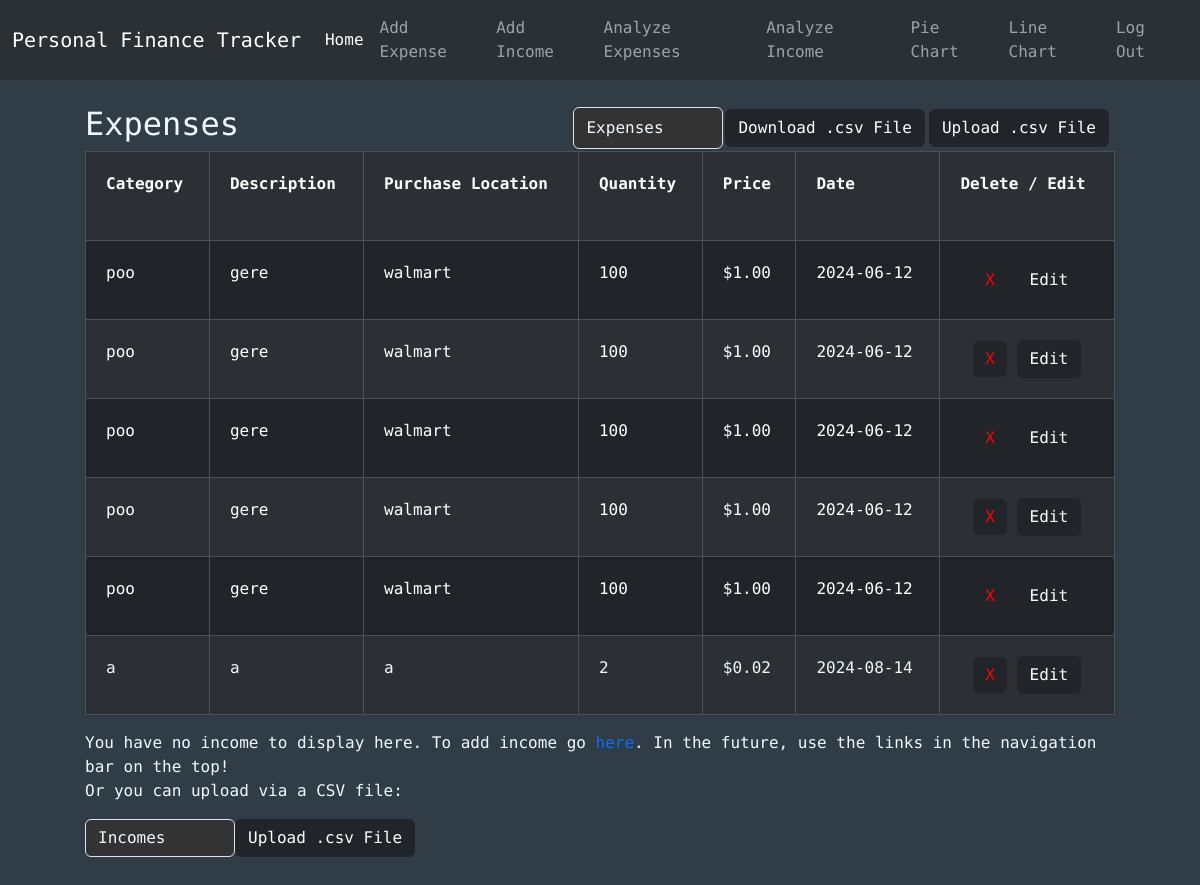
Page / (signed in) on the earlier database version.
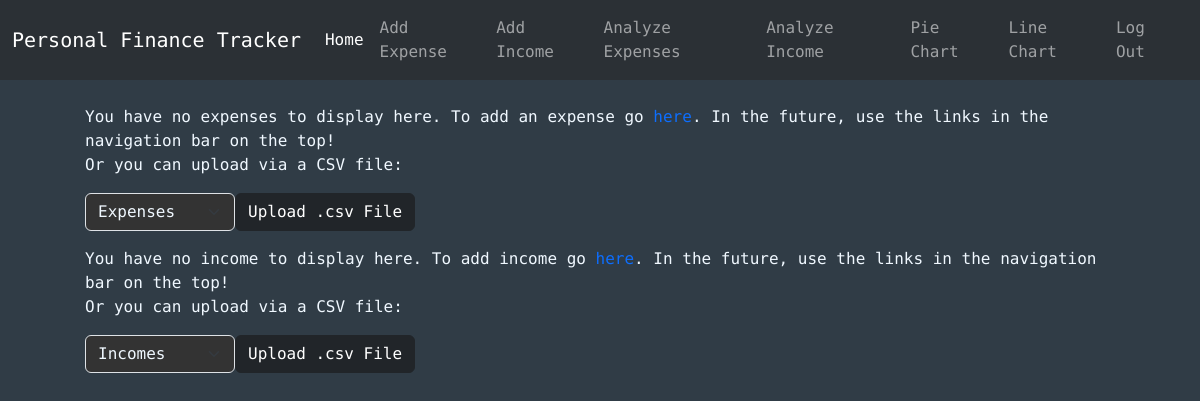
Same page on the later database version.
### tables this page shows
CREATE TABLE expenses (id INTEGER PRIMARY KEY, user_id INTEGER NOT NULL, category TEXT, description TEXT, purchaseLocation TEXT, quantity INTEGER NOT NULL, price NUMERIC NOT NULL, date TEXT NOT NULL, color TEXT, FOREIGN KEY (user_id) REFERENCES users(id));

### app.py (the view)
@app.route("/")
@login_required
def index():
    conn = get_db_connection()
    exps = conn.execute("SELECT * FROM expenses WHERE user_id = ? ORDER BY id DESC", (session["user_id"],)).fetchall()
    inc = conn.execute("SELECT * FROM incomes WHERE user_id = ? ORDER BY id DESC", (session["user_id"],)).fetchall()
    conn.close()
    return render_template("index.html", expenses=exps, incomes=inc)

### helpers.py (called while the page is built)
def login_required(f):
    @wraps(f)
    def decorated_function(*args, **kwargs):
        if session.get("user_id") is None:
            return redirect("/login")
        return f(*args, **kwargs)
    return decorated_function

def get_db_connection():
    conn = sqlite3.connect('database.db')
    conn.row_factory = sqlite3.Row
    return conn

### templates/index.html (shortened to what this page needs)
{% extends "layout.html" %} {% block title %}Main{% endblock %}
{% block body %}
<div class="cont center-horizontal" style="max-width: 1300px">
  {% if expenses -%}
  <div>
    <div
      style="
        display: flex;
        justify-content: space-between;
        align-items: center;
        flex-wrap: wrap;
      "
    >
      <h2>Expenses</h2>
      <div style="display: flex">
        <form
          id="uploadFormExpenses"
          enctype="multipart/form-data"
          method="POST"
          action="/uploadCsv"
          style="display: flex; flex-wrap: wrap"
        >
          <select name="type" class="form-select" style="width: 150px">
            <option value="expenses" selected>Expenses</option>
          </select>
          <button
            type="submit"
            formaction="/downloadCsv"
            class="btn btn-dark btn-margin"
          >
            Download .csv File
          </button>
          <button
            type="button"
            class="btn btn-dark btn-margin"
            onclick="triggerFileInput('fileInputExpenses')"
          >
            Upload .csv File
          </button>
          <a href="/uploadInfo">
          </a>
        </form>
      </div>
    </div>
    <div class="table-responsive">
      <table class="table table-dark table-striped table-bordered table-hover">
        <tr>
          <th scope="col">Category</th>
          <th scope="col">Description</th>
          <th scope="col">Purchase Location</th>
          <th scope="col">Quantity</th>
          <th scope="col">Price</th>
          <th scope="col">Date</th>
          <th scope="col">
            Delete / Edit
            <br />
          </th>
        </tr>
        {% for expense in expenses %}
        <tr>
          <td style="color: {{expense['color']}}">{{ expense["category"] }}</td>
          <td style="color: {{expense['color']}}">
            {{ expense["description"] }}
          </td>
          <td style="color: {{expense['color']}}">
            {{ expense["purchaseLocation"] }}
          </td>
          <td style="color: {{expense['color']}}">{{ expense["quantity"] }}</td>
          <td style="color: {{expense['color']}}">
            {{ "$%.2f"| format(expense["price"]) }}
          </td>
          <td style="color: {{expense['color']}}">{{ expense["date"] }}</td>
          <td style="text-align: center">
            <form action="/delete" method="POST" style="display: inline-block">
              <button
                type="submit"
                class="delete-btn btn btn-dark"
                style="color: red; border: 0; text-align: center"
              >
                X
              </button>
            </form>
            <form action="/edit" method="POST" style="display: inline-block">
              <button type="submit" class="delete-btn btn btn-dark">
                Edit
              </button>
            </form>
          </td>
        </tr>
        {% endfor %}
      </table>
    </div>
  </div>
  {% else -%}
  <p>
    You have no expenses to display here. To add an expense go
    <a href="/add-expense">here</a>. In the future, use the links in the
    navigation bar on the top!
    <br>
    Or you can upload via a CSV file:
    <form
    id="uploadFormExpenses"
    enctype="multipart/form-data"
    method="POST"
    action="/uploadCsv"
    style="display: flex; flex-wrap: wrap"
  >
    <select name="type" class="form-select" style="width: 150px">
      <option value="expenses" selected>Expenses</option>
    </select>
    <button
      type="button"
      class="btn btn-dark"
      onclick="triggerFileInput('fileInputExpenses')"
    >
      Upload .csv File
    </button>
    <a href="/uploadInfo">
    </a>
  </form>
  </p>
  {% endif %}
  {% if incomes -%}
  <div>
    <div
      style="display: flex; justify-content: space-between; align-items: center"
    >
      <h2>Income</h2>
      <div style="display: flex">
        <form
          id="uploadFormIncomes"
          enctype="multipart/form-data"
          method="POST"
          action="/uploadCsv"
          style="display: flex; flex-wrap: wrap"
        >
          <select name="type" class="form-select" style="width: 150px">
            <option value="expenses" >Expenses</option>
            <option value="incomes" selected>Incomes</option>
          </select>
          <button type="submit" formaction="/downloadCsv" class="btn btn-dark">
            Download .csv File
          </button>
          <button
            type="button"
            class="btn btn-dark"
            onclick="triggerFileInput('fileInputIncomes')"
          >
            Upload .csv File
          </button>
          <input
            type="file"
            id="fileInputIncomes"
            name="file"
            style="display: none"
            onchange="handleFileSelect(event, 'uploadFormIncomes')"
          />
          <a href="/uploadInfo">
            <i class="icon-info-sign info-icon btn-margin"></i
          ></a>
        </form>
      </div>
      <script>
        function triggerFileInput(fileInputId) {
          document.getElementById(fileInputId).click();
        }
        function handleFileSelect(event, formdId) {
          const fileInput = event.target;
          const form = document.getElementById(formId);
          if (fileInput.files.length > 0) {
            form.submit();
          }
        }
      </script>
    </div>
    <div class="table-responsive">
      <table class="table table-dark table-striped table-bordered table-hover">
        <tr>
          <th scope="col">Category</th>
          <th scope="col">Description</th>
          <th scope="col">Method</th>
          <th scope="col">Income</th>
          <th scope="col">Date</th>
          <th scope="col">
            Delete / Edit
            <br />
            <div class="info-container">
              <i class="icon-info-sign info-icon"></i>
              <div class="info-text">
                Pressing the X will delete it FOREVER!
              </div>
            </div>
          </th>
        </tr>
        {% for income in incomes %}
        <tr>
          <td style="color: {{income['color']}} ">{{ income["category"] }}</td>
          <td style="color: {{income['color']}} ">
            {{ income["description"] }}
          </td>
          <td style="color: {{income['color']}} ">{{ income["method"] }}</td>
          <td style="color: {{income['color']}} ">
            {{ "$%.2f"| format(income["income"]) }}
          </td>
          <td style="color: {{income['color']}}">{{ income["date"] }}</td>
          <td style="text-align: center">
            <form action="/delete" method="POST" style="display: inline-block">
              <input type="hidden" id="type" name="type" value="incomes" />
              <input type="hidden" id="id" name="id" value="{{income['id']}}" />
              <input type="hidden" id="direct" name="direct" value="/" />
              <button
                type="submit"
                class="delete-btn btn btn-dark"
                style="color: red; border: 0; text-align: center"
              >
                X
              </button>
            </form>
            <form action="/edit" method="POST" style="display: inline-block">
              <input type="hidden" id="method" name="method" value="open" />
              <input type="hidden" id="type" name="type" value="incomes" />
              <input type="hidden" id="id" name="id" value="{{income['id']}}" />
              <input
                type="hidden"
                id="direct"
                name="direct"
                value="editIncome.html"
              />
              <button type="submit" class="delete-btn btn btn-dark">
                Edit
              </button>
            </form>
          </td>
        </tr>
        {% endfor %}
      </table>
    </div>
  </div>
  {% else -%}
  <p>
    You have no income to display here. To add income go
    <a href="/add-income">here</a>. In the future, use the links in the
    navigation bar on the top!
    <br>
    Or you can upload via a CSV file:
    <form
          id="uploadFormIncomes"
          enctype="multipart/form-data"
          method="POST"
          action="/uploadCsv"
          style="display: flex; flex-wrap: wrap"
        >
          <select name="type" class="form-select" style="width: 150px">
            <option value="incomes" selected>Incomes</option>
          </select>
          <button
            type="button"
            class="btn btn-dark"
            onclick="triggerFileInput('fileInputIncomes')"
          >
            Upload .csv File
          </button>
          <a href="/uploadInfo">
          </a>
        </form>
  </p>
  {% endif %}
</div>
{%endblock %}

### templates/layout.html (shortened to what this page needs)
{% include "base.html" %}
<nav class="navbar navbar-expand-lg bg-body-tertiary" data-bs-theme="dark">
  <div class="container-fluid">
    <a class="navbar-brand" href="/">Personal Finance Tracker</a>
    <div class="collapse navbar-collapse" id="navbarSupportedContent">
      <div>
        <ul class="navbar-nav">
          <li class="nav-item" style="margin-top: auto; margin-bottom: auto">
            <a class="nav-link active" aria-current="page" href="/">Home</a>
          </li>
          <li class="nav-item">
            <a class="nav-link" href="/add-expense">Add Expense</a>
          </li>
          <li class="nav-item">
            <a class="nav-link" href="/add-income">Add Income</a>
          </li>
          <li class="nav-item">
            <a class="nav-link" href="/analyzeExpenses">Analyze Expenses</a>
          </li>
          <li class="nav-item">
            <a class="nav-link" href="/analyzeIncome">Analyze Income</a>
          </li>
          <li class="nav-item">
            <a class="nav-link" href="/pieChart">Pie Chart</a>
          </li>
          <li class="nav-item">
            <a class="nav-link" href="/lineChart">Line Chart</a>
          </li>
        </ul>
      </div>
      <div class="navbar-nav flex-end right-div">
        <a class="nav-link" href="/login">Log Out</a>
      </div>
    </div>
  </div>
</nav>
{% block body %}{% endblock %}

### templates/base.html (shortened to what this page needs)
<!DOCTYPE html>
<html lang="en">
  <head>
    <link rel="stylesheet" href="../static/styles/CSS.css" />
    <link
      href="https://cdn.jsdelivr.net/npm/bootstrap@5.3.2/dist/css/bootstrap.min.css"
      rel="stylesheet"
    />
    <link
      href="https://netdna.bootstrapcdn.com/font-awesome/3.2.1/css/font-awesome.css"
      rel="stylesheet"
    />
  </head>
  <body id="body">
  </body>
</html>

### static/styles/CSS.css (style rules this page uses)
.cont { display: flex; justify-content: center; padding: 15px; flex-direction: column; color: aliceblue; max-width: 100vw; }
.navbar-nav { z-index: 1000; }
.center-horizontal { margin: 0 auto; width: 90vw; max-width: 1200px; padding: 25px; }
.right-div { margin-left: auto; box-sizing: border-box; }
#body { background-color: rgb(48, 60, 70); font-family: "Roboto Mono", monospace; color: aliceblue; }
.form-select { background-color: #333 !important; color: aliceblue !important; }
a { text-decoration: dotted !important; }

Differences in the rows shown:
removed expenses: category "poo", description "gere", purchaseLocation "walmart", quantity "100", price "$1.00", date "2024-06-12"
removed expenses: category "poo", description "gere", purchaseLocation "walmart", quantity "100", price "$1.00", date "2024-06-12"
removed expenses: category "poo", description "gere", purchaseLocation "walmart", quantity "100", price "$1.00", date "2024-06-12"
removed expenses: category "poo", description "gere", purchaseLocation "walmart", quantity "100", price "$1.00", date "2024-06-12"
removed expenses: category "poo", description "gere", purchaseLocation "walmart", quantity "100", price "$1.00", date "2024-06-12"
removed expenses: category "a", description "a", purchaseLocation "a", quantity "2", price "$0.02", date "2024-08-14", color "#f0f8ff" (drawn)
Other differences:
form field type: (not shown) → "Expenses"
form field type: "Expenses" → (not shown)
text no longer shown: "Expenses Download .csv File Category Description Purchase Location Quantity Price Date Delete / Edit"
text now shown: "You have no expenses to display here. To add an expense go here . In the future, use the links in the navigation bar on the top! Or you can upload via a CSV file:"
